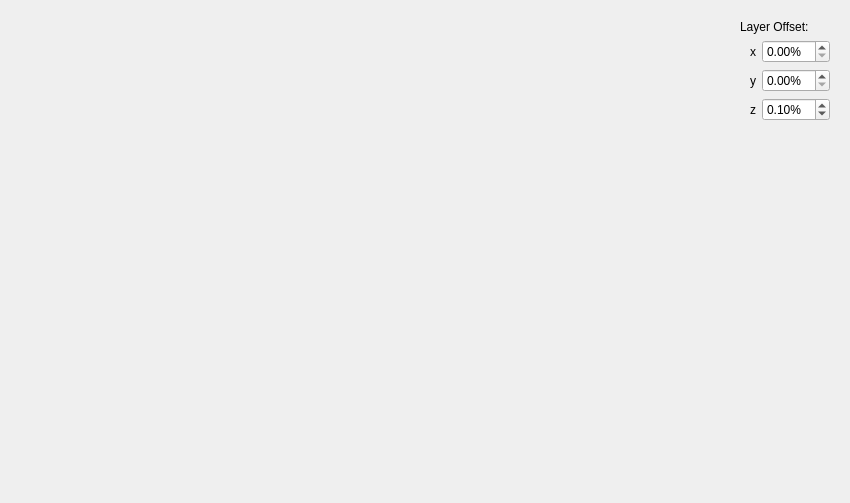
<?xml version="1.0" encoding="UTF-8"?>
<ui version="4.0">
 <class>ViewerWindow</class>
 <widget class="QWidget" name="ViewerWindow">
  <property name="geometry">
   <rect>
    <x>0</x>
    <y>0</y>
    <width>850</width>
    <height>503</height>
   </rect>
  </property>
  <property name="windowTitle">
   <string>Form</string>
  </property>
  <layout class="QHBoxLayout" name="horizontalLayout">
   <item>
    <widget class="DM::Viewer" name="viewer" native="true"/>
   </item>
   <item>
    <widget class="QFrame" name="frame">
     <property name="sizePolicy">
      <sizepolicy hsizetype="Maximum" vsizetype="Preferred">
       <horstretch>0</horstretch>
       <verstretch>0</verstretch>
      </sizepolicy>
     </property>
     <property name="frameShape">
      <enum>QFrame::NoFrame</enum>
     </property>
     <property name="frameShadow">
      <enum>QFrame::Plain</enum>
     </property>
     <property name="lineWidth">
      <number>0</number>
     </property>
     <layout class="QGridLayout" name="gridLayout">
      <item row="1" column="1">
       <widget class="QDoubleSpinBox" name="x_layerOffset">
        <property name="sizePolicy">
         <sizepolicy hsizetype="Maximum" vsizetype="Fixed">
          <horstretch>0</horstretch>
          <verstretch>0</verstretch>
         </sizepolicy>
        </property>
        <property name="suffix">
         <string>%</string>
        </property>
        <property name="singleStep">
         <double>0.010000000000000</double>
        </property>
        <property name="value">
         <double>0.000000000000000</double>
        </property>
       </widget>
      </item>
      <item row="0" column="0" colspan="2">
       <widget class="QLabel" name="label">
        <property name="sizePolicy">
         <sizepolicy hsizetype="Maximum" vsizetype="Preferred">
          <horstretch>0</horstretch>
          <verstretch>0</verstretch>
         </sizepolicy>
        </property>
        <property name="text">
         <string>Layer Offset:</string>
        </property>
       </widget>
      </item>
      <item row="2" column="0">
       <widget class="QLabel" name="label_3">
        <property name="sizePolicy">
         <sizepolicy hsizetype="Maximum" vsizetype="Preferred">
          <horstretch>0</horstretch>
          <verstretch>0</verstretch>
         </sizepolicy>
        </property>
        <property name="text">
         <string>y</string>
        </property>
        <property name="indent">
         <number>10</number>
        </property>
        <property name="buddy">
         <cstring>y_layerOffset</cstring>
        </property>
       </widget>
      </item>
      <item row="4" column="0">
       <widget class="QLabel" name="label_2">
        <property name="sizePolicy">
         <sizepolicy hsizetype="Maximum" vsizetype="Preferred">
          <horstretch>0</horstretch>
          <verstretch>0</verstretch>
         </sizepolicy>
        </property>
        <property name="text">
         <string>z</string>
        </property>
        <property name="indent">
         <number>10</number>
        </property>
        <property name="buddy">
         <cstring>z_layerOffset</cstring>
        </property>
       </widget>
      </item>
      <item row="4" column="1">
       <widget class="QDoubleSpinBox" name="z_layerOffset">
        <property name="sizePolicy">
         <sizepolicy hsizetype="Maximum" vsizetype="Fixed">
          <horstretch>0</horstretch>
          <verstretch>0</verstretch>
         </sizepolicy>
        </property>
        <property name="suffix">
         <string>%</string>
        </property>
        <property name="singleStep">
         <double>0.010000000000000</double>
        </property>
        <property name="value">
         <double>0.100000000000000</double>
        </property>
       </widget>
      </item>
      <item row="2" column="1">
       <widget class="QDoubleSpinBox" name="y_layerOffset">
        <property name="sizePolicy">
         <sizepolicy hsizetype="Maximum" vsizetype="Fixed">
          <horstretch>0</horstretch>
          <verstretch>0</verstretch>
         </sizepolicy>
        </property>
        <property name="suffix">
         <string>%</string>
        </property>
        <property name="singleStep">
         <double>0.010000000000000</double>
        </property>
        <property name="value">
         <double>0.000000000000000</double>
        </property>
       </widget>
      </item>
      <item row="1" column="0">
       <widget class="QLabel" name="label_4">
        <property name="sizePolicy">
         <sizepolicy hsizetype="Maximum" vsizetype="Preferred">
          <horstretch>0</horstretch>
          <verstretch>0</verstretch>
         </sizepolicy>
        </property>
        <property name="text">
         <string>x</string>
        </property>
        <property name="indent">
         <number>10</number>
        </property>
        <property name="buddy">
         <cstring>x_layerOffset</cstring>
        </property>
       </widget>
      </item>
      <item row="5" column="1">
       <spacer name="verticalSpacer">
        <property name="orientation">
         <enum>Qt::Vertical</enum>
        </property>
        <property name="sizeHint" stdset="0">
         <size>
          <width>20</width>
          <height>40</height>
         </size>
        </property>
       </spacer>
      </item>
     </layout>
    </widget>
   </item>
  </layout>
  <action name="actionAdd_Layer">
   <property name="text">
    <string>Add Layer</string>
   </property>
   <property name="shortcut">
    <string>Ctrl+A</string>
   </property>
  </action>
  <action name="actionReset_View">
   <property name="text">
    <string>Reset View</string>
   </property>
   <property name="shortcut">
    <string>Ctrl+Shift+R</string>
   </property>
  </action>
 </widget>
 <customwidgets>
  <customwidget>
   <class>DM::Viewer</class>
   <extends></extends>
   <header>dmviewer.h</header>
  </customwidget>
 </customwidgets>
 <resources/>
 <connections/>
</ui>
